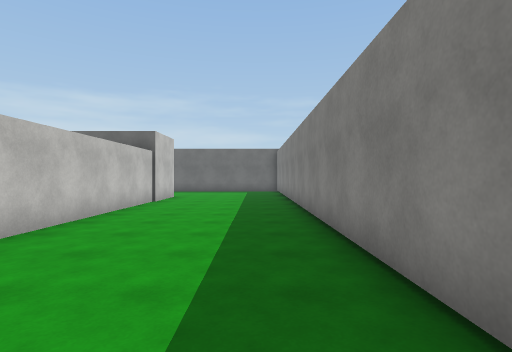
View 1 (above)

24 first-person views from a walk through a scene from a Unity 3-D project. The camera is 1.5 m above the floor, looks level and sees 80° across. The floor is counted in squares, 1.69 m on a side. Each view is taken from the middle of a square. On the plan, view 1 faces up. The plan holds only what a view shows up to about 11 squares ahead; the rest is blank. The place goes on beyond the plan. The player character is not drawn. Surface patterns are stand-ins for the level's own textures.

View 2
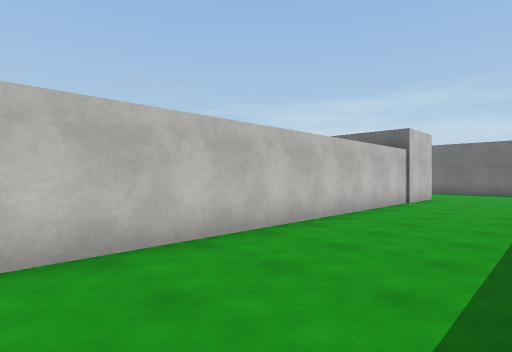

View 3
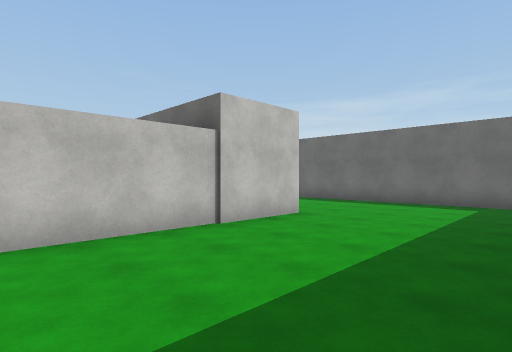

View 4
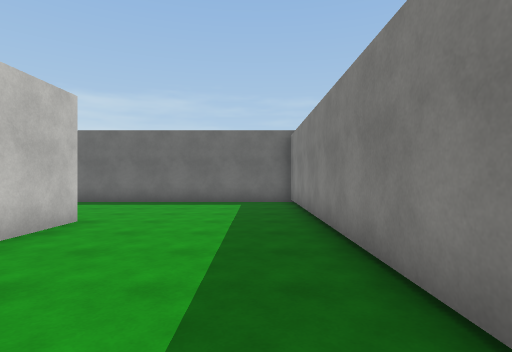

View 5
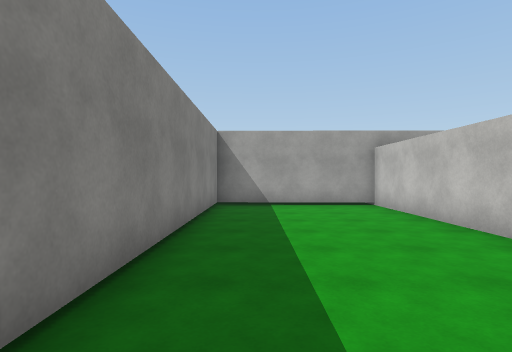

View 6
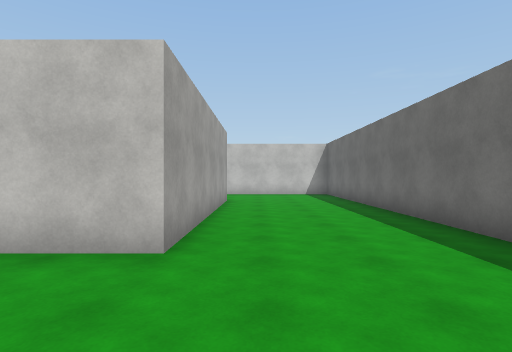

View 7
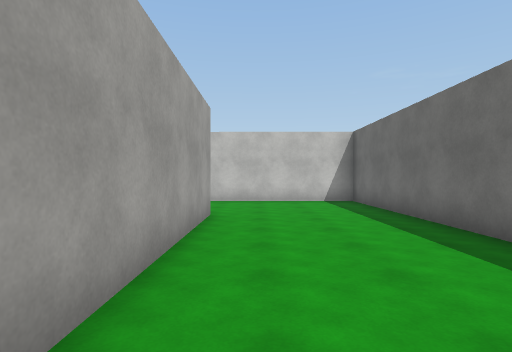

View 8
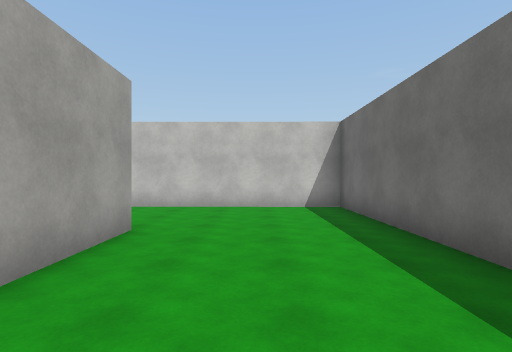

View 9
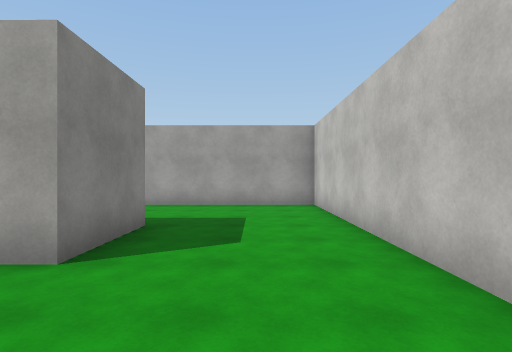

View 10
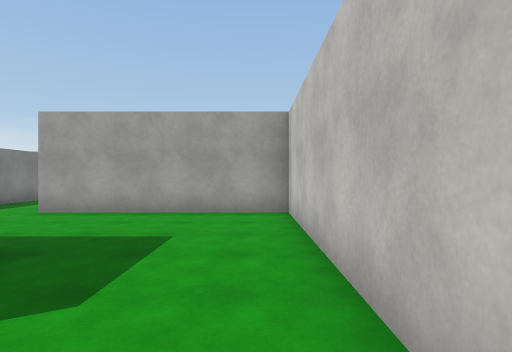

View 11
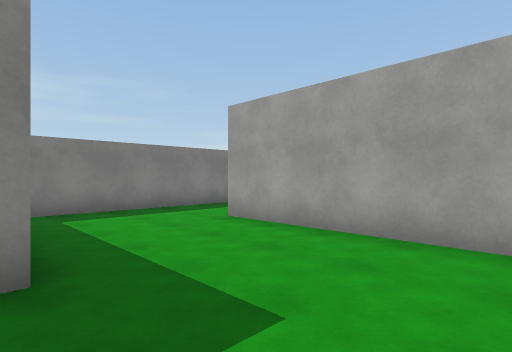

View 12
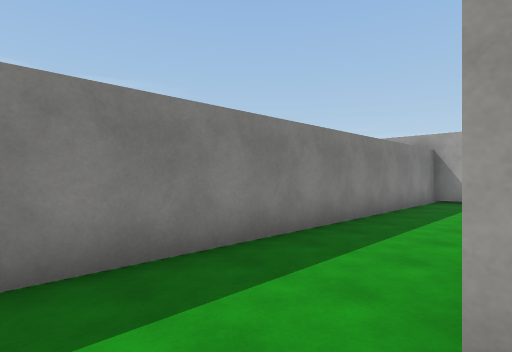

View 13
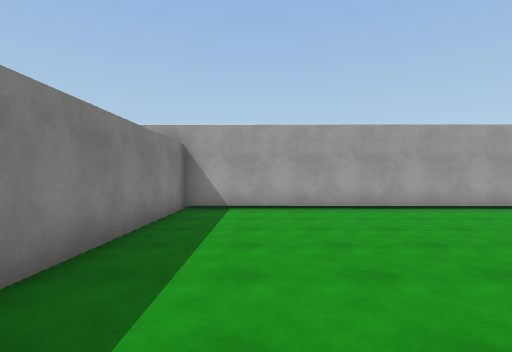

View 14
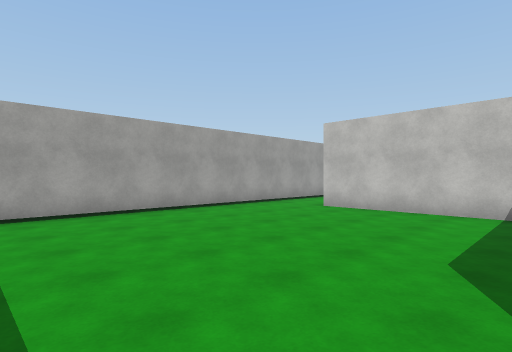

View 15
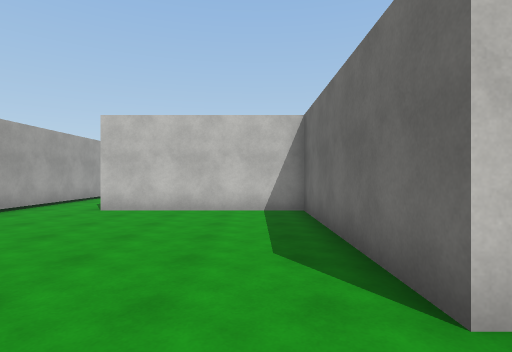

View 16
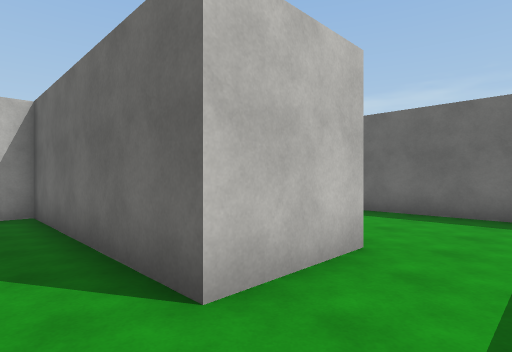

View 17
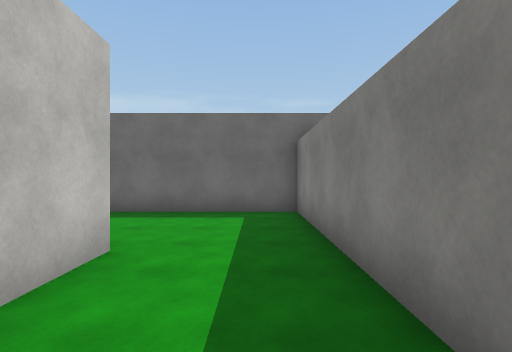

View 18
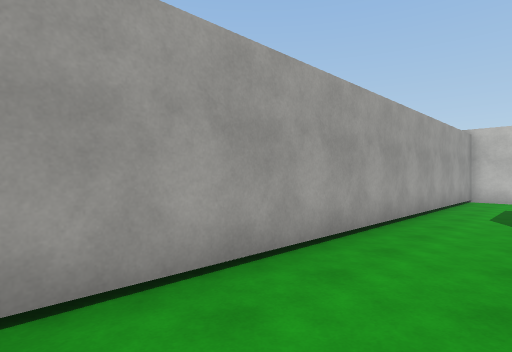

View 19
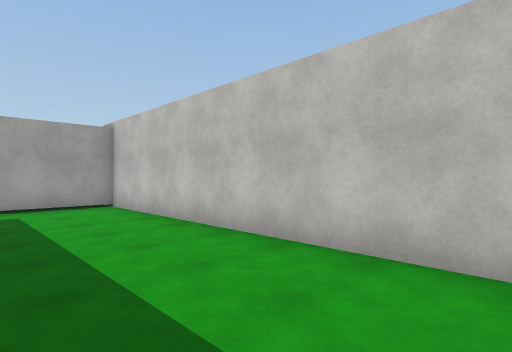

View 20
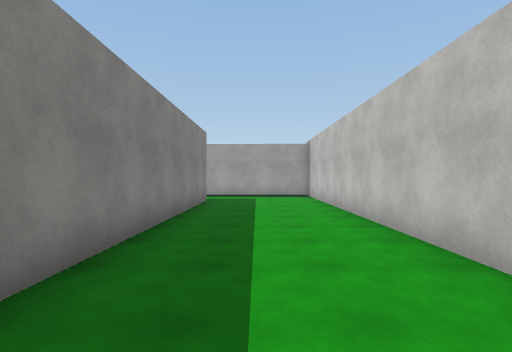

View 21
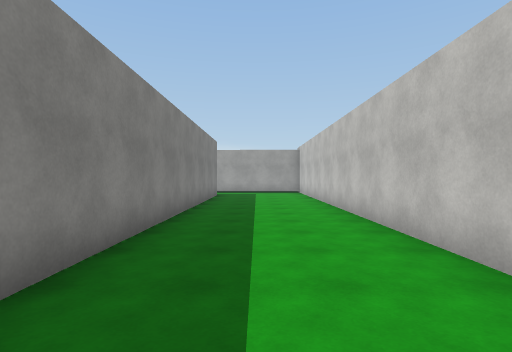

View 22
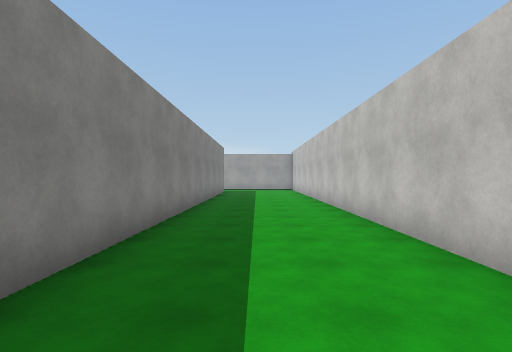

View 23
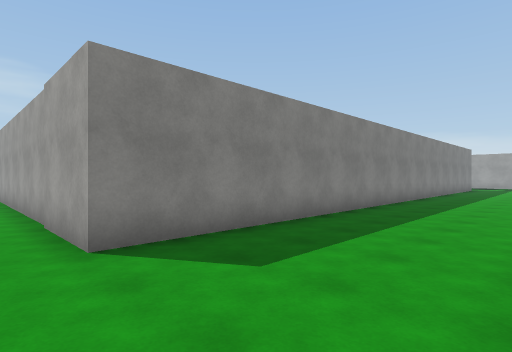

View 24
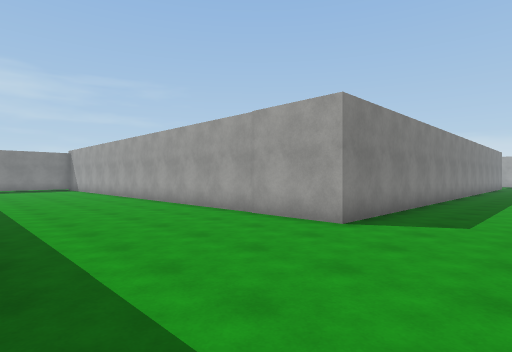

### Floor plan
Ten units are one square. View 1 is at (0, 0); x grows to the right and y downward. Boxes are objects, and circles mark ways between rooms. Rooms are numbered by the first view taken in them; rooms with no view inside come last. Other rooms are left out.
<svg viewBox="-218 -205 235 244">
<path fill="none" stroke="#000" d="M-60 -64 -60 -106 -106 -106M-110 -105 -110 -130 -36 -130 -36 33 12 34 12 -174 -148 -174 -148 -66 -87 -66M-134 32 -60 33 -60 -64M-87 -66 -87 -42 -148 -42 -148 10M-213 -134 -213 31 -134 32M-172 10 -172 -199 -75 -198"/>
<circle cx="-75" cy="-55" r="3" fill="#2a7"/>
<circle cx="-145" cy="25" r="3" fill="#2a7"/>
<text x="-70" y="-90">1</text>
<text x="-100" y="-10">2</text>
<text x="-140" y="-200">3</text>
</svg>
Room 1 opens to room 2. Room 2 opens to room 3.

Where each view was taken, in squares from view 1:
view 1: 0 up, 0 right, facing up
view 2: 0 up, 0 right, facing up-left
view 3: 7 up, 1 right, facing up-left
view 4: 7 up, 0 right, facing up
view 5: 6 up, 0 right, facing down
view 6: 14 up, 0 right, facing left
view 7: 14 up, 4 left, facing left
view 8: 15 up, 6 left, facing left
view 9: 16 up, 13 left, facing down
view 10: 14 up, 14 left, facing down
view 11: 11 up, 14 left, facing down-right
view 12: 8 up, 9 left, facing down-right
view 13: 5 up, 8 left, facing down
view 14: 4 up, 7 left, facing down-left
view 15: 3 up, 7 left, facing left
view 16: 3 up, 7 left, facing up-left
view 17: 3 up, 7 left, facing up
view 18: 1 down, 9 left, facing down-left
view 19: 6 up, 18 left, facing down-left
view 20: 10 up, 19 left, facing down
view 21: 13 up, 19 left, facing down
view 22: 16 up, 19 left, facing down
view 23: 21 up, 21 left, facing down-right
view 24: 25 up, 20 left, facing down-right
